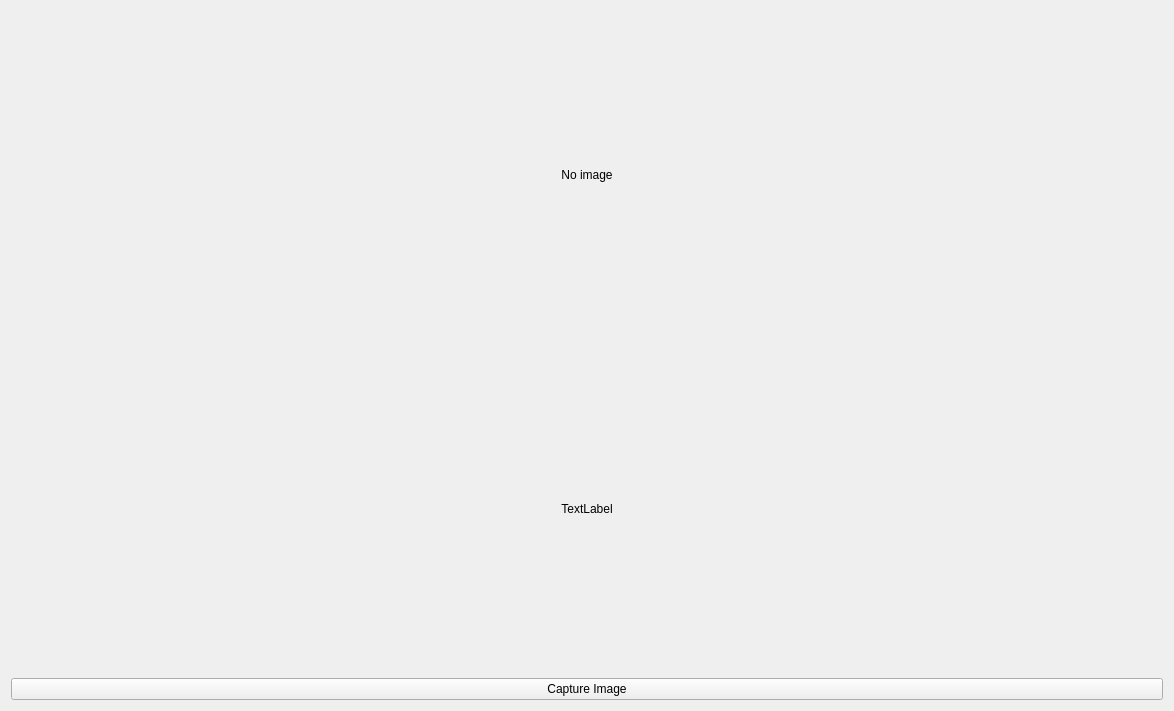
<?xml version="1.0" encoding="UTF-8"?>
<ui version="4.0">
 <class>Widget</class>
 <widget class="QWidget" name="Widget">
  <property name="geometry">
   <rect>
    <x>0</x>
    <y>0</y>
    <width>1174</width>
    <height>711</height>
   </rect>
  </property>
  <property name="windowTitle">
   <string>Widget</string>
  </property>
  <layout class="QVBoxLayout" name="verticalLayout">
   <item>
    <widget class="QLabel" name="imageLabel_">
     <property name="text">
      <string>No image</string>
     </property>
     <property name="alignment">
      <set>Qt::AlignCenter</set>
     </property>
    </widget>
   </item>
   <item>
    <widget class="QLabel" name="infoLabel_">
     <property name="text">
      <string>TextLabel</string>
     </property>
     <property name="alignment">
      <set>Qt::AlignCenter</set>
     </property>
    </widget>
   </item>
   <item>
    <widget class="QPushButton" name="captureButton_">
     <property name="text">
      <string>Capture Image</string>
     </property>
    </widget>
   </item>
  </layout>
 </widget>
 <layoutdefault spacing="6" margin="11"/>
 <resources/>
 <connections/>
</ui>
